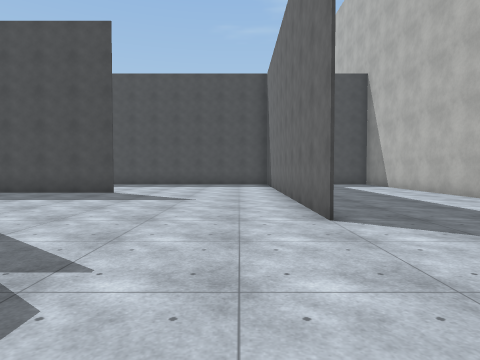
[1] (above)

17 first-person views from a walk through a Unity game level. The camera is 1.4 m above the floor, tilts 2° down and sees 75° across. The floor is counted in squares, 2 m on a side. Each view is taken from the middle of a square. On the plan, view 1 faces up. The plan holds only what a view shows up to about 10 squares ahead; the rest is blank. The place goes on beyond the plan. The player is left out. Surface patterns are stand-ins for the level's own textures.

[2]
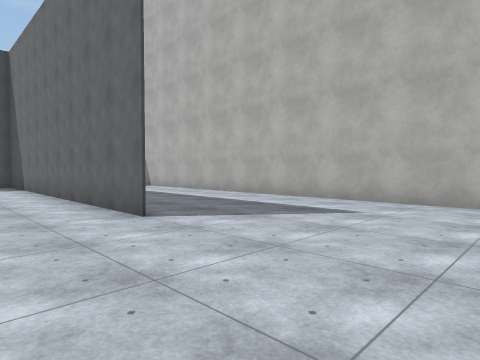

[3]
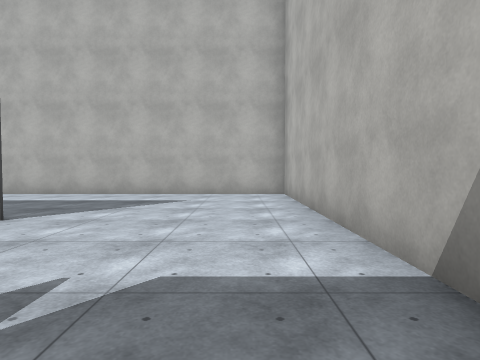

[4]
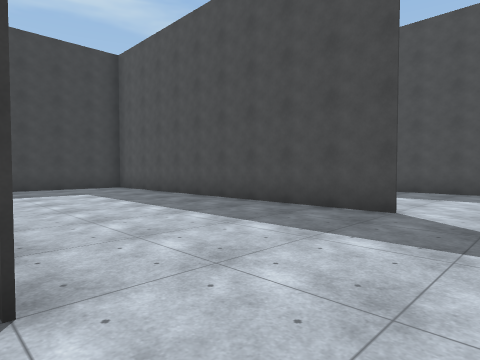

[5]
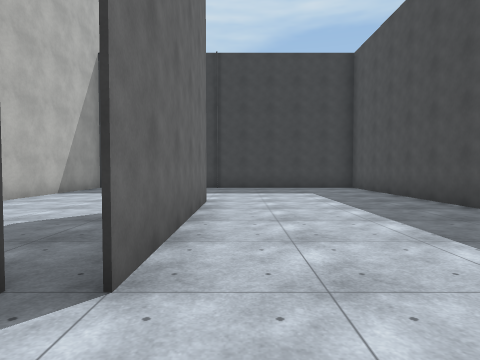

[6]
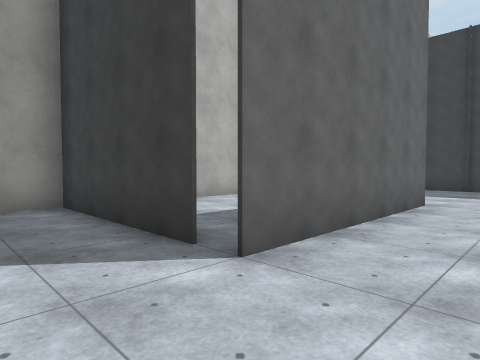

[7]
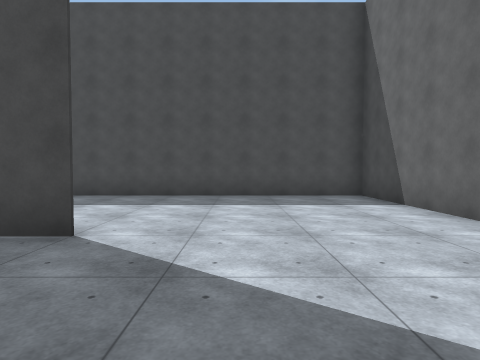

[8]
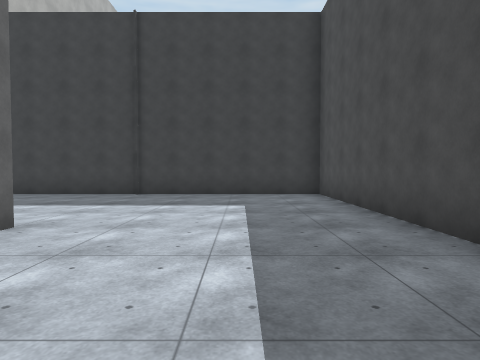

[9]
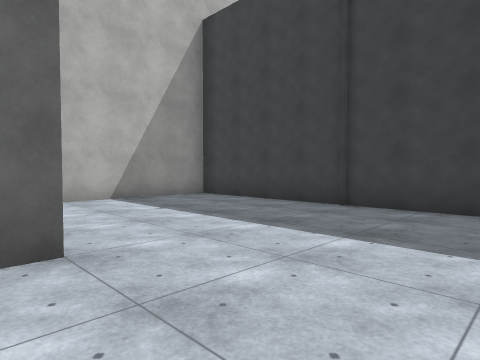

[10]
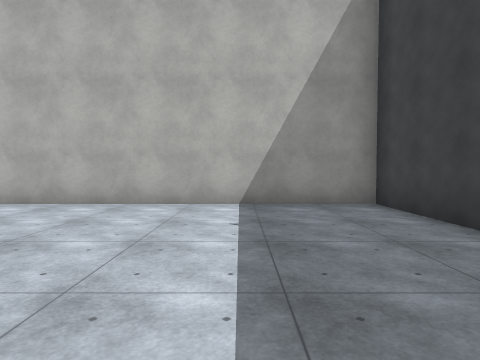

[11]
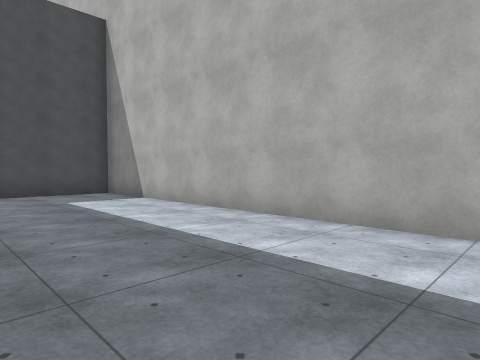

[12]
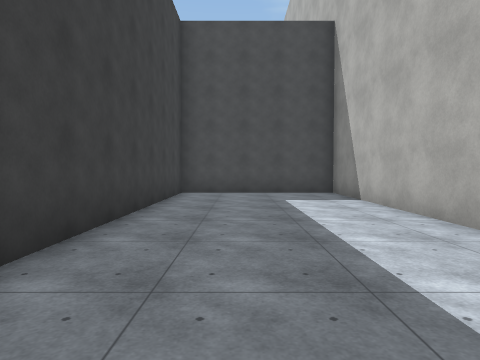

[13]
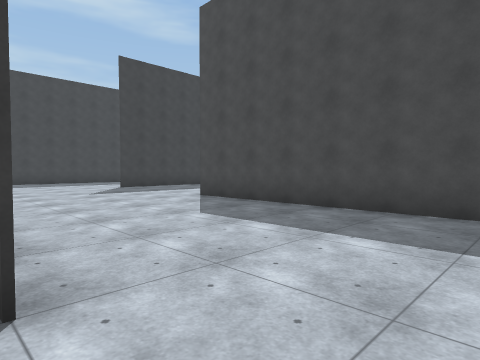

[14]
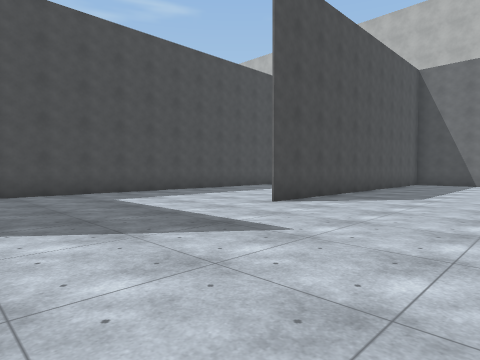

[15]
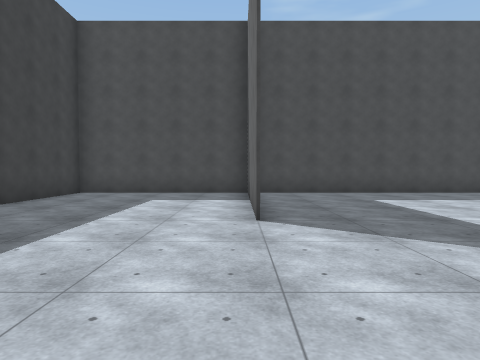

[16]
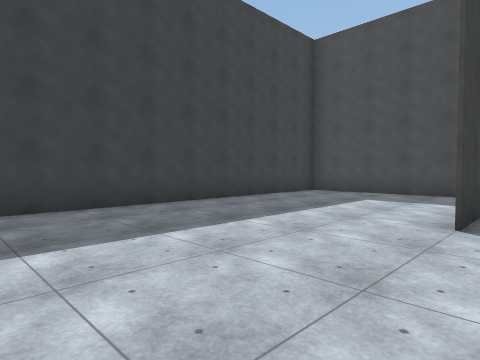

[17]
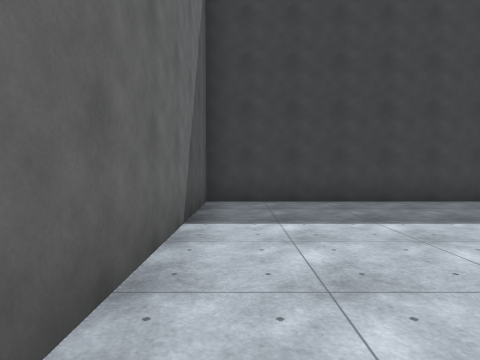

### Floor plan
Points are (right, up) in squares from view 1. A wall is a line through its corners. A room is listed if a view was taken in it or the views show most of it. See-through windows are left out.
Room 1 (views 1, 2, 3, 4, 5, 6, 7, 8, 9, 10, 11, 12, 13, 14, 15, 16, 17)
walls: (-3.6, 9.2) (-13.7, 9.2) (-13.7, -0.2) (-6.1, -0.2); (1.3, 14.2) (1.3, 7.1); (-3.7, 3.8) (-3.7, -0.2) (5.8, -0.2) (5.8, 14.2) (-8.8, 14.2); (-8.9, 4.3) (-3.8, 4.3); (-6.9, 19.2) (-13.4, 19.2); (1.2, 4.1) (1.2, 14.2); (-13.8, 14.2) (-13.8, 18.6); (-13.7, 15.6) (-13.7, 14.2); (-13.8, 19.2) (-18.7, 19.2) (-18.7, 9.3) (-12.9, 9.3)

Positions as (right, up) in squares from view 1, and headings:
1: (0, 0), facing up
2: (-1, 0), facing up-right
3: (-3, 1), facing right
4: (-2, 4), facing up-left
5: (-2, 5), facing left
6: (-2, 6), facing down-left
7: (-2, 6), facing up
8: (-5, 7), facing left
9: (-8, 7), facing down-left
10: (-11, 6), facing down
11: (2, 5), facing up-right
12: (3, 5), facing up
13: (-2, 9), facing up-left
14: (-14, 10), facing up-right
15: (-14, 10), facing up
16: (-13, 10), facing up-left
17: (-12, 10), facing left
